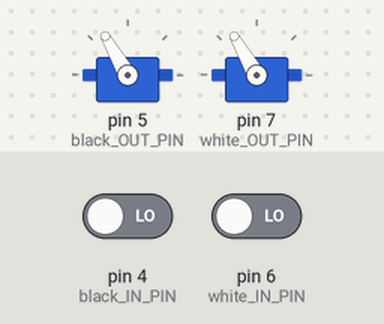
A sketch run on a simulated Arduino Nano, built with avr-gcc and run on an emulated ATmega328P. Shown: 2 × servo. Inputs (shaded band) come from the test bench; at power-on: pin 4 (black_IN_PIN) LOW, pin 6 (white_IN_PIN) LOW.

Above: at 3.2 s.
3.3 s: pin 4 (black_IN_PIN) driven HIGH
At 4.5 s:
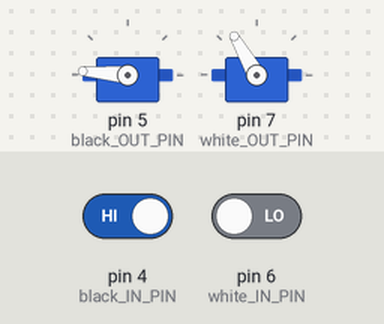
5.5 s: pin 4 (black_IN_PIN) driven LOW
At 6.7 s:
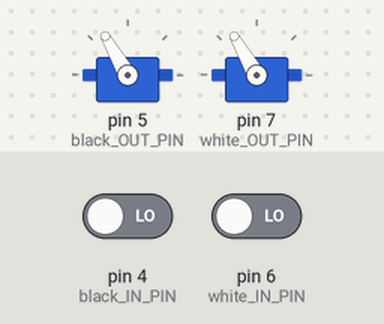
7.0 s: pin 6 (white_IN_PIN) driven HIGH
At 7.9 s:
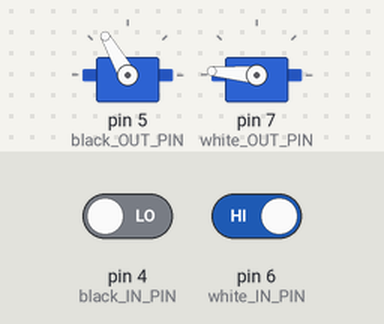
Timing chart, 0 to 10.0 s (numbered marks = the images above; inputs shaded):
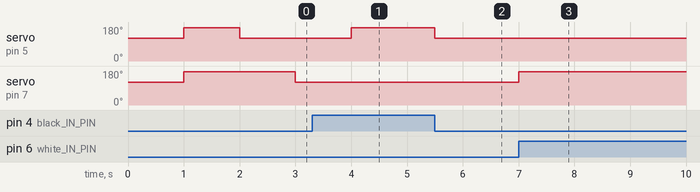

The sketch:

servo-disk-pushers.ino
```cpp
#include <Servo.h>

///////////////// DEBUG TOGGLE ////////////////////////////
// Note: When using the serial monitor make sure to disable
//       line endings by setting it to 'No line ending'.
//       Default is 'Newline'.
bool DEBUG = false;
char input;
bool black_debug_active;
bool white_debug_active;

// Pins for debug output
#define black_DEBUG_PIN 9
#define white_DEBUG_PIN 10
///////////////////////////////////////////////////////////

// Nico: Potentially the OUT_PINs must be pin 9 and 10. Current config works on my funduino nano however.

// Pins for the black disk pusher
#define black_IN_PIN 4
#define black_OUT_PIN 5

// Pins for the white disk pusher
#define white_IN_PIN 6
#define white_OUT_PIN 7

// Servo objects which allow easy control of the servos
Servo sb; // servo black
Servo sw; // servo white


// The following values are guestimates of what looks to be correct. Please tweak.
int angle_inactive = 120;
int angle_active = 175;
int move_delay = 1000;

// Tracking position in logic
bool black_active;
bool white_active;


void setup() {
  // Setup input pins
  pinMode(black_IN_PIN, INPUT);
  pinMode(white_IN_PIN, INPUT);

  // Register pins to the servo objects
  sb.attach(black_OUT_PIN);
  sw.attach(white_OUT_PIN);

  //// Range of motion test.
  // Initialize to min position
  moveBoth(angle_inactive);
  // Initialize to max position
  moveBoth(angle_active);

  // Set as active to have good follow up behavior in the loop
  black_active = true;
  white_active = true;

  if (DEBUG) {
    // Enable the debug pins
    pinMode(black_DEBUG_PIN, OUTPUT);
    pinMode(white_DEBUG_PIN, OUTPUT);

    // Enable serial
    Serial.begin(9600);
    Serial.println("Char to send black signal: b");
    Serial.println("Char to send white signal: w");

    // Enable tracking for toggle behaviour
    black_debug_active = false;
    white_debug_active = false;
  }
}

void moveBoth(int angle) {
  sb.write(angle);
  sw.write(angle);
  delay(move_delay); // Time to allow the servos to go to the angle
}

void moveWhite(int angle) {
  sw.write(angle);
  delay(move_delay); // Time to allow the servos to go to the angle
}

void moveBlack(int angle) {
  sb.write(angle);
  delay(move_delay); // Time to allow the servos to go to the angle
}

void loop()
{
  if (DEBUG) {
    if (Serial.available()) {
      input = Serial.read();
      Serial.print("You typed: ");
      Serial.println(input);

      if (input == 'b') {
        black_debug_active = !black_debug_active;
        digitalWrite(black_DEBUG_PIN, black_debug_active);
      } else if (input == 'w') {
        white_debug_active = !white_debug_active;
        digitalWrite(white_DEBUG_PIN, white_debug_active);
      } else {
        Serial.println("Please use 'b' or 'w'.");
      }
    }
  }

  if (digitalRead(black_IN_PIN) && !black_active) {
    moveBlack(angle_active);
    black_active = true;
  } else if (!digitalRead(black_IN_PIN) && black_active) {
    moveBlack(angle_inactive);
    black_active = false;
  } else {
    // Do nothing...
  }

  if (digitalRead(white_IN_PIN) && !white_active) {
    moveWhite(angle_active);
    white_active = true;
  } else if (!digitalRead(white_IN_PIN) && white_active) {
    moveWhite(angle_inactive);
    white_active = false;
  } else {
    // Do nothing...
  }
}
```

Measured:
- after the input at 3.3 s, servo on pin 5 (black_OUT_PIN): 120° → 175° after 0.70 s
- after the input at 5.5 s, servo on pin 5 (black_OUT_PIN): 175° → 120° at once
- after the input at 7.0 s, servo on pin 7 (white_OUT_PIN): 120° → 175° at once
